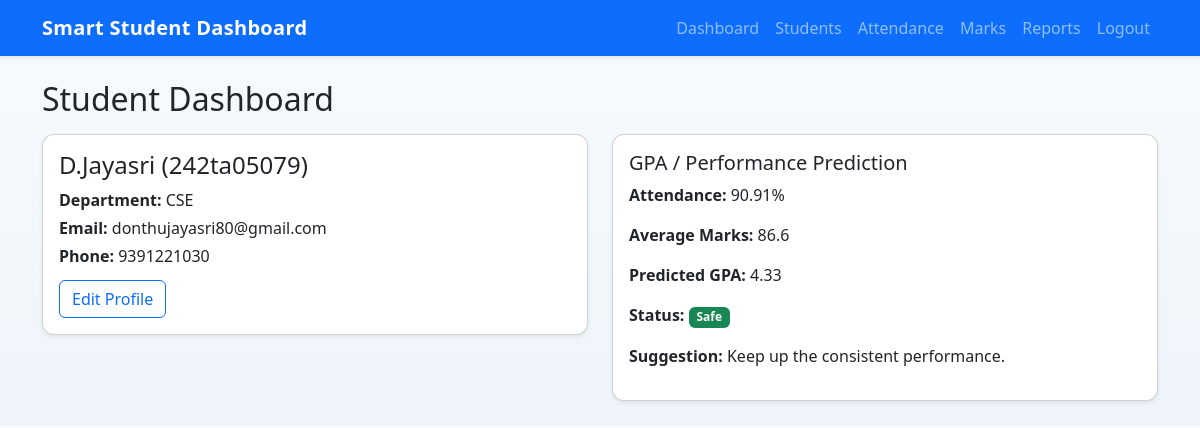
Screenshot of /dashboard/student (signed in) with the database file from the repository.
### tables this page shows
CREATE TABLE students (
            id INTEGER PRIMARY KEY AUTOINCREMENT,
            student_id TEXT UNIQUE NOT NULL,
            user_id INTEGER,
            name TEXT NOT NULL,
            age INTEGER,
            department TEXT,
            email TEXT,
            phone TEXT,
            profile_photo TEXT,
            FOREIGN KEY (user_id) REFERENCES users (id)
        );

### app.py (the view)
@app.route("/dashboard/student")
@login_required
@role_required("student")
def student_dashboard():
    db = get_db()
    student = db.execute(
        "SELECT * FROM students WHERE user_id = ?", (session["user_id"],)
    ).fetchone()
    if not student:
        flash("Student profile not found.", "warning")
        return redirect(url_for("logout"))
    metrics = get_student_metrics(student["id"])
    return render_template("student_dashboard.html", student=student, metrics=metrics)

### app.py (called while the page is built)
def get_db():
    if "db" not in g:
        g.db = sqlite3.connect(DATABASE)
        g.db.row_factory = sqlite3.Row
    return g.db

def login_required(view):
    @wraps(view)
    def wrapped(*args, **kwargs):
        if "user_id" not in session:
            flash("Please log in first.", "warning")
            return redirect(url_for("login"))
        return view(*args, **kwargs)
    return wrapped

def role_required(*roles):
    def decorator(view):
        @wraps(view)
        def wrapped(*args, **kwargs):
            if session.get("role") not in roles:
                flash("You do not have permission to access this page.", "danger")
                return redirect(url_for("index"))
            return view(*args, **kwargs)
        return wrapped
    return decorator

### templates/student_dashboard.html
{% extends 'base.html' %}
{% block content %}
<h2 class="mb-3">Student Dashboard</h2>
<div class="row g-4">
    <div class="col-lg-6">
        <div class="card shadow-sm">
            <div class="card-body">
                <h4>{{ student.name }} ({{ student.student_id }})</h4>
                <p class="mb-1"><strong>Department:</strong> {{ student.department or 'N/A' }}</p>
                <p class="mb-1"><strong>Email:</strong> {{ student.email or 'N/A' }}</p>
                <p class="mb-1"><strong>Phone:</strong> {{ student.phone or 'N/A' }}</p>
                <a href="{{ url_for('profile') }}" class="btn btn-outline-primary mt-2">Edit Profile</a>
            </div>
        </div>
    </div>
    <div class="col-lg-6">
        <div class="card shadow-sm">
            <div class="card-body">
                <h5>GPA / Performance Prediction</h5>
                <p><strong>Attendance:</strong> {{ metrics.attendance_percentage }}%</p>
                <p><strong>Average Marks:</strong> {{ metrics.avg_marks }}</p>
                <p><strong>Predicted GPA:</strong> {{ metrics.predicted_gpa }}</p>
                <p><strong>Status:</strong> <span class="badge {{ 'text-bg-danger' if metrics.status == 'At Risk' else 'text-bg-success' }}">{{ metrics.status }}</span></p>
                <p><strong>Suggestion:</strong> {{ metrics.suggestion }}</p>
            </div>
        </div>
    </div>
</div>
{% endblock %}

### static/css/styles.css (style rules this page uses)
body { background: linear-gradient(180deg, #f7fbff, #eef4f9); }
.card { border-radius: 12px; }

### rows the page displays
students: name "D.Jayasri", student_id "242ta05079", department "CSE", email "donthujayasri80@gmail.com", phone "9391221030"

### other values shown
{{ metrics.attendance_percentage }} "90.91"
{{ metrics.avg_marks }} "86.6"
{{ metrics.predicted_gpa }} "4.33"
{{ metrics.status }} "Safe"
{{ metrics.suggestion }} "Keep up the consistent performance."
